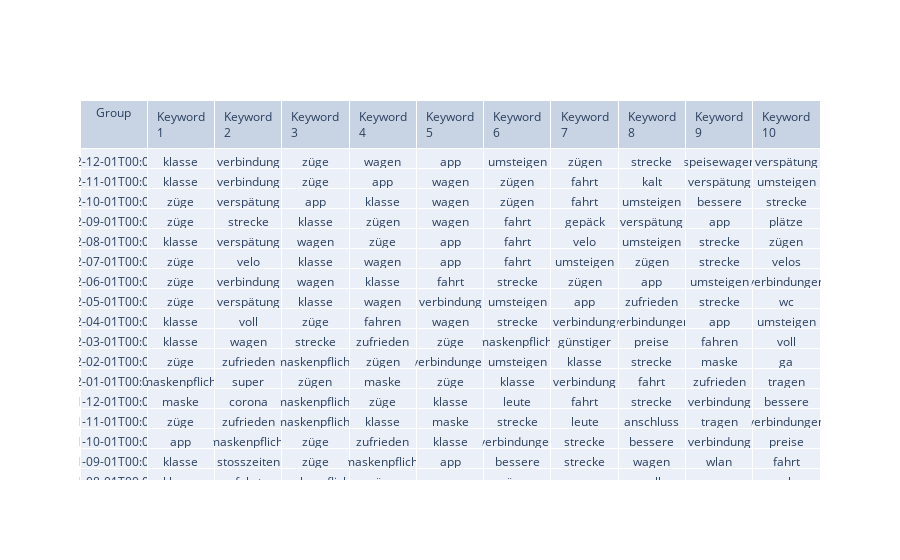

Write notebook code for a chart like this one.
### Markdown cell above
#### TF-IDF nach Jahr und Monat

### Code cell
yearmonth_keywords_general = find_trending_keywords(df_text, filter_column='yearmonth', text_column='text_preprocessed_tokenized')
yearmonth_keywords_general = trending_keywords_to_dataframe(yearmonth_keywords_general)
#yearmonth_keywords
create_export_table(convert_resulttable_to_wide_format(yearmonth_keywords_general), filename="../../exports/tables/yearmonth_keywords_general.html")

### Figure 1 — Plotly figure (JSON) as saved in the notebook; plotly's stock layout.template omitted (floating-point values rounded to 4 significant figures; data arrays with more than 128 entries replaced by an {"elided": "..."} marker saying what was removed)
{"data": [{"cells": {"values": {"elided": "11x46 str values"}}, "header": {"values": ["Group", "Keyword 1", "Keyword 2", "Keyword 3", "Keyword 4", "Keyword 5", "Keyword 6", "Keyword 7", "Keyword 8", "Keyword 9", "Keyword 10"]}, "type": "table"}], "layout": {}}
